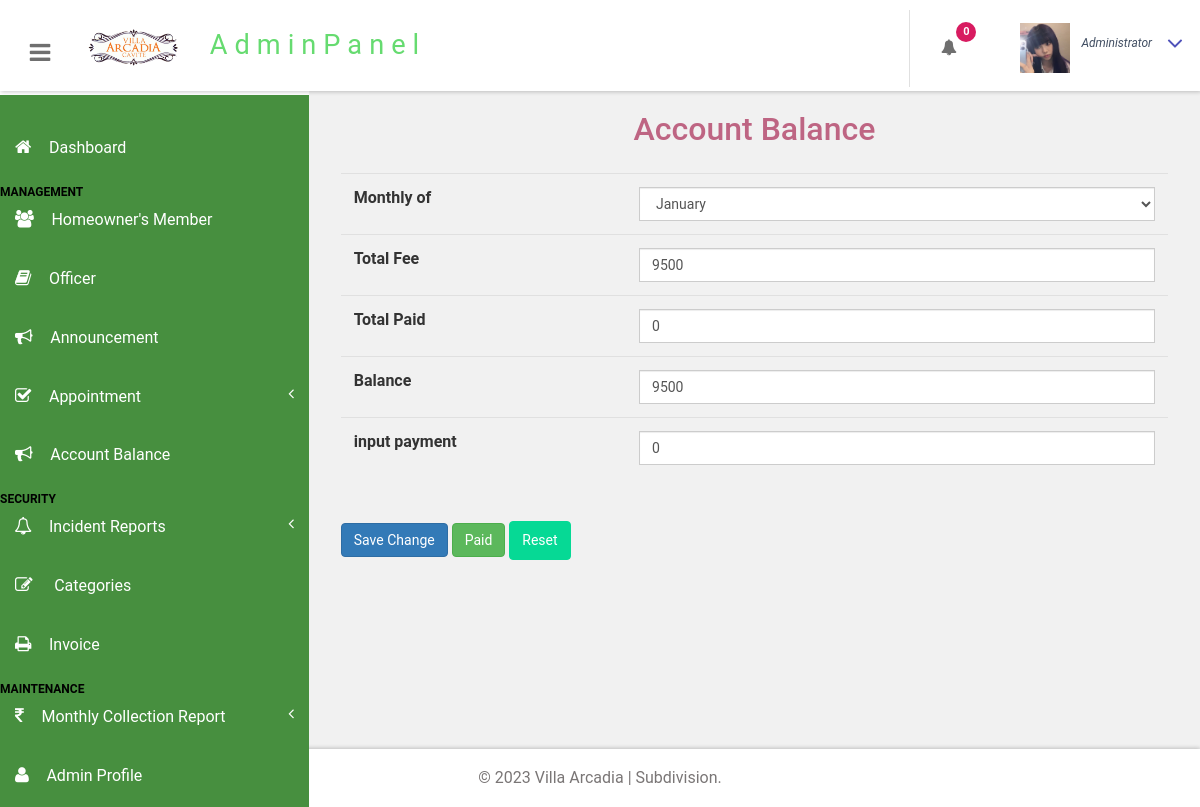
The app's page /portal/admin/view-monthly.php (signed in), older data.
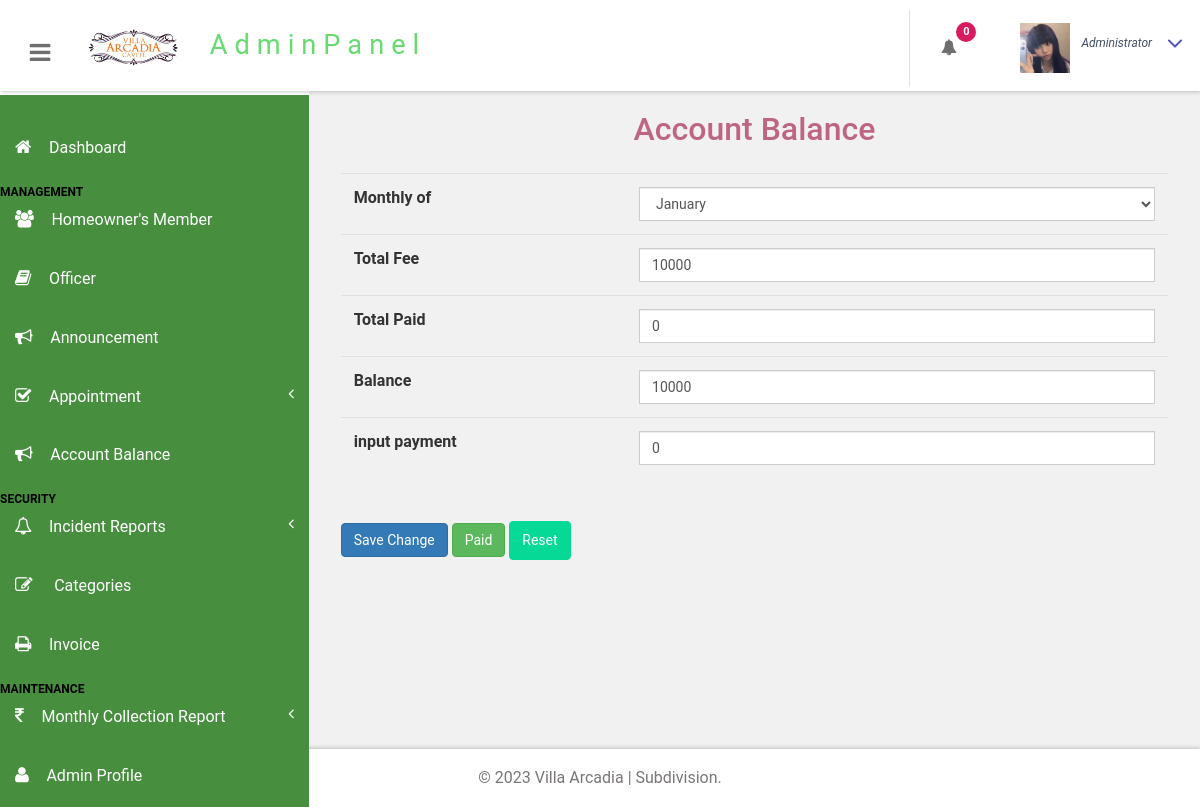
The same page, newer data.
### tables this page shows
CREATE TABLE `tbluser` (
  `ID` int(10) NOT NULL,
  `FirstName` varchar(120) DEFAULT NULL,
  `LastName` varchar(250) DEFAULT NULL,
  `MobileNumber` bigint(10) DEFAULT NULL,
  `Email` varchar(120) DEFAULT NULL,
  `Password` varchar(120) DEFAULT NULL,
  `RegDate` timestamp NULL DEFAULT current_timestamp(),
  `address` varchar(225) NOT NULL,
  `status` varchar(225) DEFAULT NULL,
  `ProfilePicture` varchar(225) NOT NULL,
  `numplp` int(2) DEFAULT NULL,
  `movein` date DEFAULT NULL,
  `monthly` varchar(225) DEFAULT NULL,
  `total_fee` int(55) DEFAULT NULL,
  `total_paid` int(55) DEFAULT NULL,
  `balance` int(55) DEFAULT NULL,
  `paid` int(55) DEFAULT NULL
);

### portal/admin/view-monthly.php (the view, shortened to what this page needs)
<?php
include('includes/dbconnection.php');
?>
<!DOCTYPE HTML>
<html>
<head>
<link href="css/bootstrap.css" rel='stylesheet' type='text/css' />
<link href="css/style.css" rel='stylesheet' type='text/css' />
<link href="css/font-awesome.css" rel="stylesheet">
<link href="css/animate.css" rel="stylesheet" type="text/css" media="all">
<link href="css/custom.css" rel="stylesheet">
</head>
<body class="cbp-spmenu-push">
    <div class="main-content">
        <?php include_once('includes/sidebar.php');?>
        <?php include_once('includes/header.php');?>
        <div id="page-wrapper">
            <div class="main-page">
                <div class="tables">
                    <h3 class="title1 text-center">Account Balance</h3>
                    <div class="map-content-9 mt-lg-0 mt-4" id="printableTable">
                        <form method="post" name="signup" onsubmit="return checkpass();" enctype="multipart/form-data">
                            <?php
                            $uid = $_SESSION['bpmsuid'];
                            $ret = mysqli_query($con, "select * from tbluser where ID='$uid'");
                            while ($row = mysqli_fetch_array($ret)) {
                            ?>
                            <table class="table">
                                <tr>
                                <td><label>Monthly of</label></td>
                                <td>
                                    <select class="form-control" name="monthly" required="true">
                                        <option value="January" <?php if($row['monthly'] == 'January') echo 'selected'; ?>>January</option>
                                    </select>
                                </td>
                            </tr>
                                <tr>
                                    <td><label>Total Fee</label></td>
                                    <td><input type="text" class="form-control" name="total_fee" id="total_fee" value="<?php echo $row['total_fee'];?>" required="true" oninput="updateBalance(this.value)"></td>
                                </tr>
                                <tr>
                                    <td><label>Total Paid</label></td>
                                    <td><input type="text" class="form-control" name="total_paid" value="<?php echo $row['total_paid'];?>" required="true"></td>
                                </tr>
                                <tr>
                                    <td><label>Balance</label></td>
                                    <td><input type="text" class="form-control" name="balance" id="balance" value="<?php echo $row['balance'];?>" required="true"></td>
                                </tr>
                                <tr>
                                    <td><label>input payment</label></td>
                                    <td><input type="text" class="form-control" name="paid" id="paid" value="<?php echo $row['paid'];?>" required="true"></td>
                                </tr>
                                </table>
                            <?php }?>
                            <br>
                            <button type="submit" class="btn btn-primary" name="submit">Save Change</button>
                            <button type="submit" class="btn btn-success" name="mark_as_paid">Paid</button>
                            <button type="button" class="btn btn-warning" onclick="resetForm()">Reset</button>
                        </form>
                    </div>
                </div>
                </div>  </div>
                <?php include_once('includes/footer.php');?>
            </div>
</body>
</html>

Row changes from the older to the newer data that the page shows:
changed tbluser "January": total_fee "9500" → "10000"; balance "9500" → "10000"
